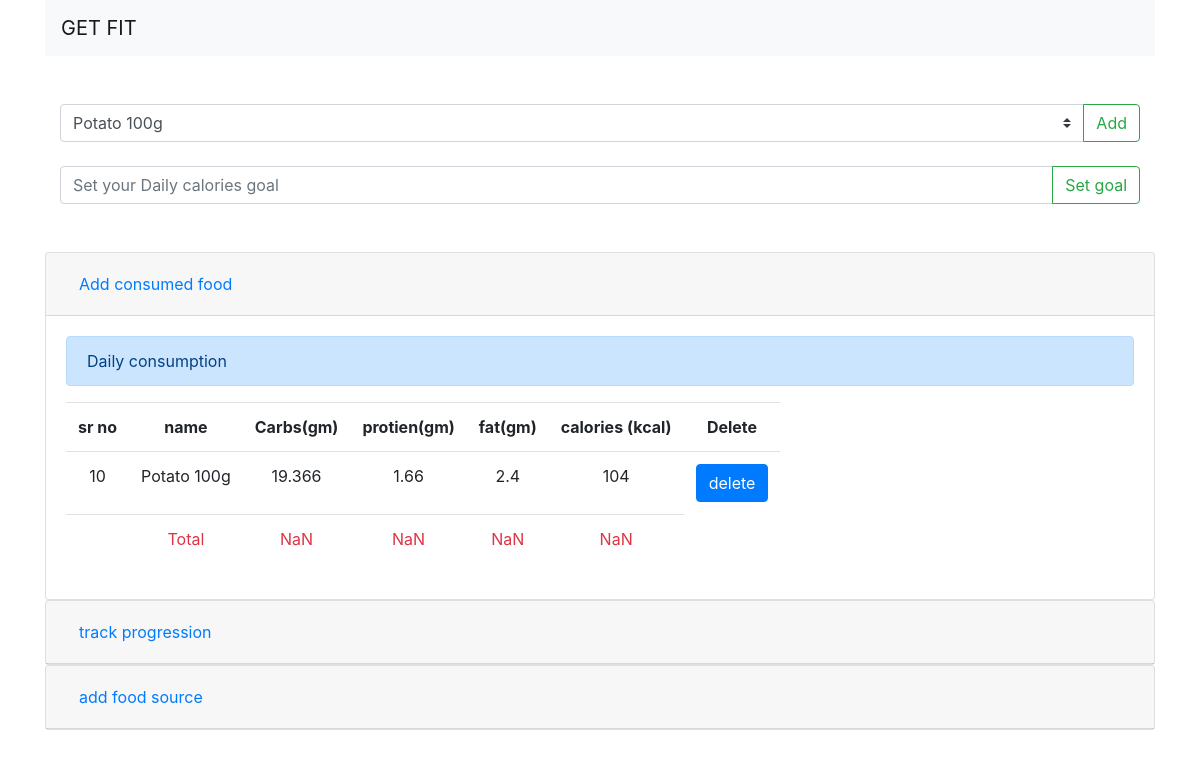
The app's page / (signed in), older data.
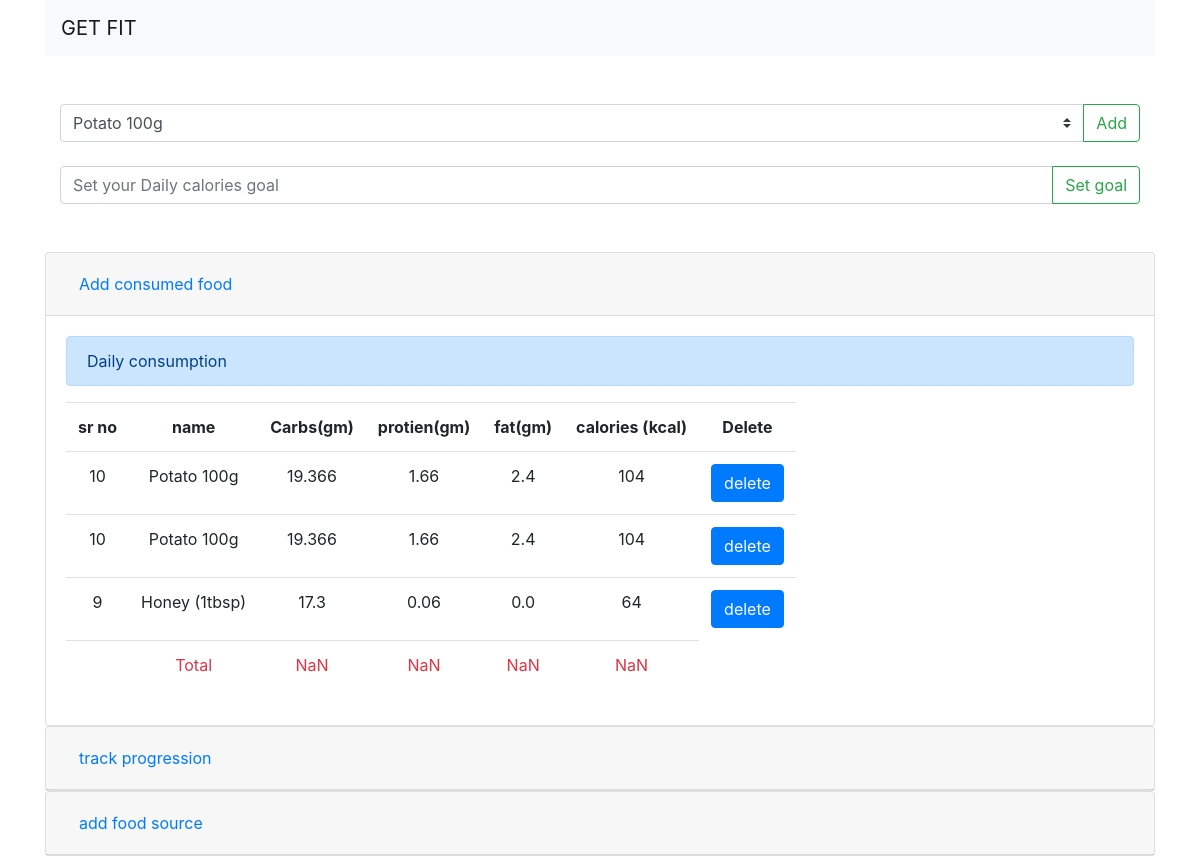
The same page, newer data.
### myapp/models.py (models this page shows, shortened)
class Consumed(models.Model):
    user=models.ForeignKey(User,on_delete=models.CASCADE)
    consumed=models.ForeignKey(food,on_delete=models.CASCADE)

class food(models.Model):
    name=models.CharField(max_length=250)
    carbs=models.FloatField()
    protien=models.FloatField()
    fat=models.FloatField()
    calories=models.IntegerField()

### myapp/views.py (the view)
# urls.py: path('',views.index,name="index"),
@login_required
def index(request):
    if request.method == "POST":
        consumed_food_name = request.POST.get("consumed_food")
        consumed_food = get_object_or_404(food, name=consumed_food_name)
        active_user = request.user
        consumed_entry = Consumed(user=active_user, consumed=consumed_food)
        consumed_entry.save()
        return redirect('main:index')
    else:
        data = food.objects.all()
    consumed_food_by_user = Consumed.objects.filter(user=request.user)
    return render(request, 'myapp/index.html', {'food': data, 'consumed_food': consumed_food_by_user})

### myapp/templates/myapp/index.html (shortened to what this page needs)
<!DOCTYPE html>
<html>
<head>
  <link rel="stylesheet" href="https://cdn.jsdelivr.net/npm/bootstrap@4.0.0/dist/css/bootstrap.min.css"
 />
</head>
<body>
  <div class="container">
    <nav class="navbar navbar-light bg-light">
      <a class="navbar-brand" href="#">
        GET FIT
      </a>
    </nav>
    <br />
    <br />
    <div class="container text-center">
      <form method="POST">
        <div class="input-group">
          <select class="custom-select" name="consumed_food" id="consumed_food">
            {% for i in food %}
            <option selected>{{ i.name }}</option>
            {% endfor %}
          </select>
          <div class="input-group-append">
            <button class="btn btn-outline-success" type="submit">Add</button>
          </div>
        </div>
      </form>
      <br />
      <form method="POST" action="{% url 'main:setgoal' %}">
        <div class="input-group">
          <input type="number" class="form-control" id="setgoal" name="setgoal" aria-describedby="helpId"
            placeholder="Set your Daily calories goal" required="true" />
          <div class="input-group-append">
            <button class="btn btn-outline-success" type="submit" onclick="sent()" id="form_set_goal">
              Set goal
            </button>
          </div>
        </div>
      </form>
    </div>
    <br />
    <br />
    <div id="accordion">
      <div class="card">
        <div class="card-header" id="headingOne">
          <h5 class="mb-0">
            <button class="btn btn-link" data-toggle="collapse" data-target="#collapseOne" aria-expanded="true"
              aria-controls="collapseOne">
              Add consumed food
            </button>
          </h5>
        </div>
        <div id="collapseOne" class="collapse show" aria-labelledby="headingOne" data-parent="#accordion">
          <div class="card-body">
            <div class="alert alert-primary" role="alert">
              Daily consumption
            </div>
            <table id="table" class="table text-center table-responsive">
              <tr>
                <th scope="col">sr no</th>
                <th scope="col">name</th>
                <th scope="col">Carbs(gm)</th>
                <th scope="col">protien(gm)</th>
                <th scope="col">fat(gm)</th>
                <th scope="col">calories (kcal)</th>
                <th scope="col">Delete</th>
              </tr>
              {% for i in consumed_food %}
              <tr>
                <td>{{ i.consumed.id }}</td>
                <td>{{ i.consumed.name }}</td>
                <td>{{ i.consumed.carbs }}</td>
                <td>{{ i.consumed.protien }}</td>
                <td>{{ i.consumed.fat }}</td>
                <td>{{ i.consumed.calories }}</td>
                <td>
                  <a href="{% url 'main:del' i.id%}" class="btn btn-primary">delete</a>
                </td>
              </tr>
              {% endfor %}
              <tr class="text-danger">
                <td></td>
                <td>Total</td>
                <td id="carbs"></td>
                <td id="protien"></td>
                <td id="fats"></td>
                <td id="calories"></td>
              </tr>
            </table>
          </div>
        </div>
      </div>
      <div class="card">
        <div class="card-header" id="headingTwo">
          <h5 class="mb-0">
            <button class="btn btn-link collapsed" data-toggle="collapse" data-target="#collapseTwo"
              aria-expanded="false" aria-controls="collapseTwo">
              track progression
            </button>
          </h5>
        </div>
      </div>
      <div class="card">
        <div class="card-header" id="headingThree">
          <h5 class="mb-0">
            <button class="btn btn-link collapsed" data-toggle="collapse" data-target="#collapseThree"
              aria-expanded="false" aria-controls="collapseThree">
              add food source
            </button>
          </h5>
        </div>
      </div>
    </div>
  </div>
</body>
</html>

Row changes from the older to the newer data that the page shows:
added Consumed: consumed.id "10", consumed.name "Potato 100g", consumed.carbs "19.366", consumed.protien "1.66", consumed.fat "2.4", consumed.calories "104"
added Consumed: consumed.id "9", consumed.name "Honey (1tbsp)", consumed.carbs "17.3", consumed.protien "0.06", consumed.fat "0.0", consumed.calories "64"
